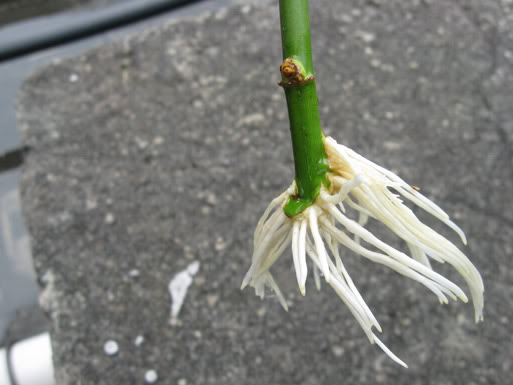
#> input picture gulkok.jpg, 513 x 385 px
$ python canny_edge_detection.py
#> lines starting #> are read from the running program, lines starting #| are printed output that depends on the picture
import numpy as np
import cv2

image = cv2.imread("gulkok.jpg")
#> image is the input picture: shape (385, 513, 3); mean B, G, R 120.5, 125.8, 124.3

image = cv2.cvtColor(image, cv2.COLOR_BGR2GRAY)
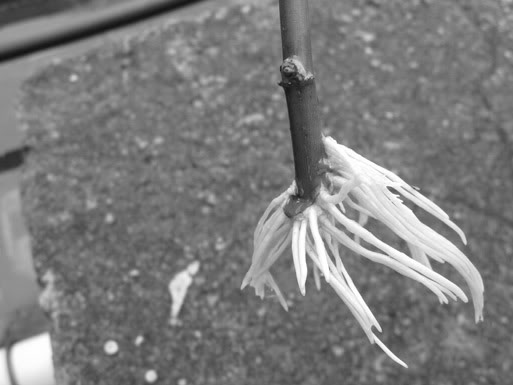
#> image: shape (385, 513); min 18, max 255, mean 124.8

image = cv2.GaussianBlur(image, (5, 5), 0)
cv2.imshow("Blurred", image)
canny = cv2.Canny(image, 30, 150)
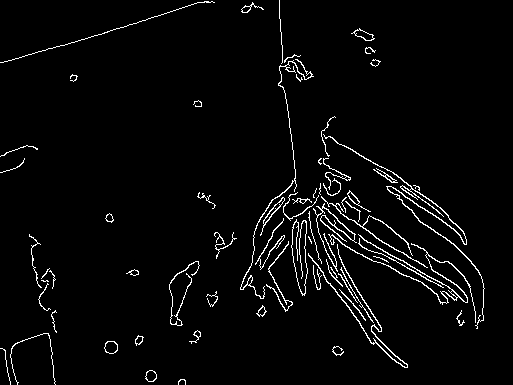
#> canny: shape (385, 513); 3.2% white in thin lines or dots
cv2.imshow("Canny", canny)
cv2.waitKey(0)
